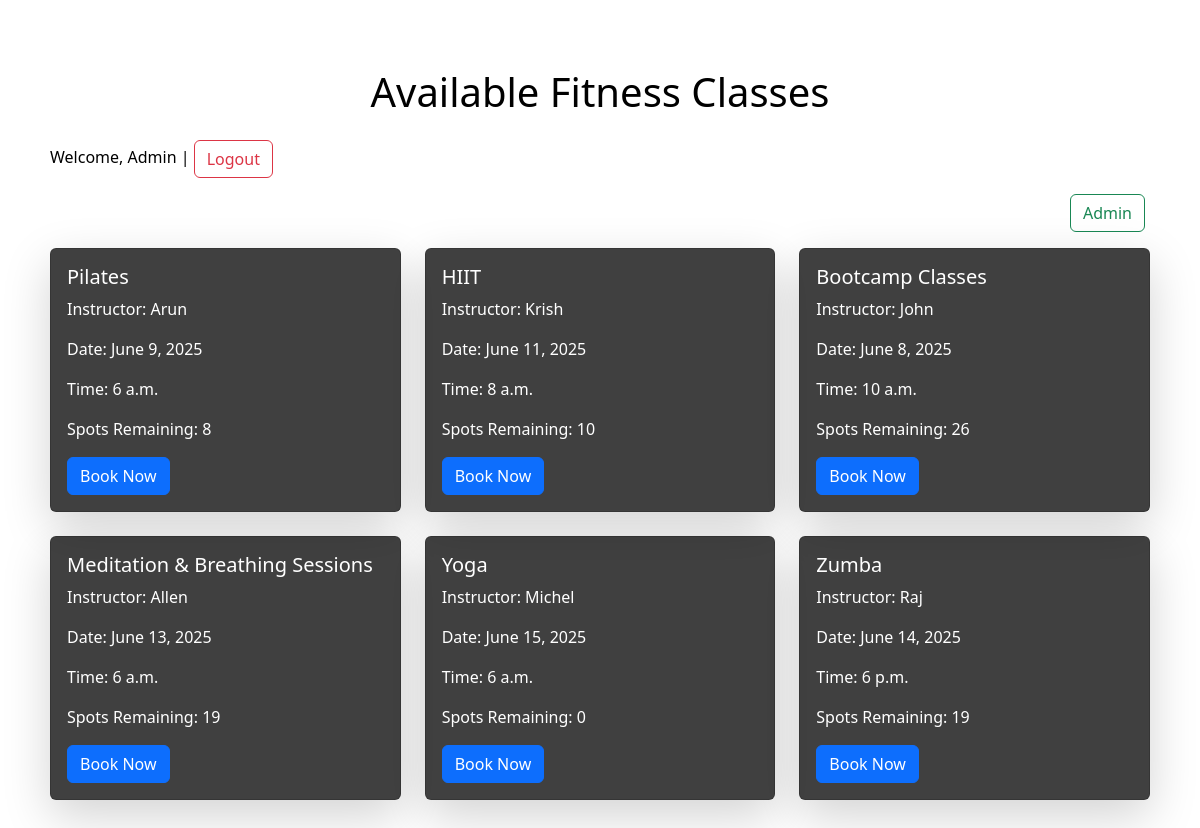
The app's page / (signed in) with its own data.
### Booking_App/models.py (models this page shows, shortened)
class FitnessClass(models.Model):
    class_type = models.ForeignKey(ClassType, on_delete=models.CASCADE)
    instructor = models.CharField(max_length=100)
    date = models.DateField()
    time = models.TimeField()
    capacity = models.PositiveIntegerField()
    def spots_remaining(self):
        return self.capacity - self.booking_set.count()

class ClassType(models.Model):
    name = models.CharField(max_length=100)

### Booking_App/views.py (the view)
# urls.py: 2. Add a URL to urlpatterns:  path('', Home.as_view(), name='home')
def Home(request):
    logger.info("Home page accessed")
    classes = FitnessClass.objects.all()
    return render(request, 'Home.html', {'classes': classes})

### Template/Home.html (shortened to what this page needs)
<!DOCTYPE html>
<html>
<head>
    <link rel="stylesheet" href="https://cdn.jsdelivr.net/npm/bootstrap@5.3.0/dist/css/bootstrap.min.css">
</head>
<body class="container mt-5">
    <h1 class="text-center mb-4">Available Fitness Classes</h1>
    {% if user.is_authenticated %}
    <p>Welcome, {{ user.username }} | <a href="{% url 'Logout' %}" class="btn btn-outline-danger">Logout</a></p>
    {% if user.is_staff %}
    <p class="text-end">
        <a href="/admin/" class="btn btn-outline-success">Admin</a>
    </p>
    {% endif %}
    {% else %}
        <p class="text-end">
            <a href="{% url 'Register' %}" class="btn btn-outline-success">Register</a>
            <a href="{% url 'Login' %}" class="btn btn-outline-primary">Login</a>
        </p>
    {% endif %}
    <div class="row">
        {% for class in classes %}
        <div class="col-md-4">
            <div class="card mb-4 shadow-lg">
                <div class="card-body">
                    <h5 class="card-title">{{ class.class_type.name }}</h5>
                    <p class="card-text">Instructor: {{ class.instructor }}</p>
                    <p class="card-text">Date: {{ class.date }}</p>
                    <p class="card-text">Time: {{ class.time }}</p>
                    <p class="card-text">Spots Remaining: {{ class.spots_remaining }}</p>
                    {% if user.is_authenticated %}
                        <a href="{% url 'Book_class' class.id %}" class="btn btn-primary">Book Now</a>
                    {% else %}
                        <a href="{% url 'Register' %}" class="btn btn-warning">Register to Book</a>
                    {% endif %}
                </div>
            </div>
        </div>
        {% endfor %}
    </div>
</body>
</html>

### Template/Home.html (style rules this page uses)
body { background-image: url('https://images.unsplash.com/photo-1506744038136-46273834b3fb?auto=format&fit=crop&w=1470&q=80'); background-size: cover; background-repeat: no-repeat; background-attachment: fixed; background-position: center; color: black; }
.card { background-color: rgba(0, 0, 0, 0.75); color: white; }
.container { background-color: #ffffff; border-radius: 12px; padding: 20px; }
a.btn { margin-right: 5px; }

### records on screen
FitnessClass: class_type.name "Pilates", instructor "Arun", date "June 9, 2025", time "6 a.m.", spots_remaining "8"
FitnessClass: class_type.name "HIIT", instructor "Krish", date "June 11, 2025", time "8 a.m.", spots_remaining "10"
FitnessClass: class_type.name "Bootcamp Classes", instructor "John", date "June 8, 2025", time "10 a.m.", spots_remaining "26"
FitnessClass: class_type.name "Meditation & Breathing Sessions", instructor "Allen", date "June 13, 2025", time "6 a.m.", spots_remaining "19"
FitnessClass: class_type.name "Yoga", instructor "Michel", date "June 15, 2025", time "6 a.m.", spots_remaining "0"
FitnessClass: class_type.name "Zumba", instructor "Raj", date "June 14, 2025", time "6 p.m.", spots_remaining "19"

### other values on screen
{{ user.username }} "Admin"
